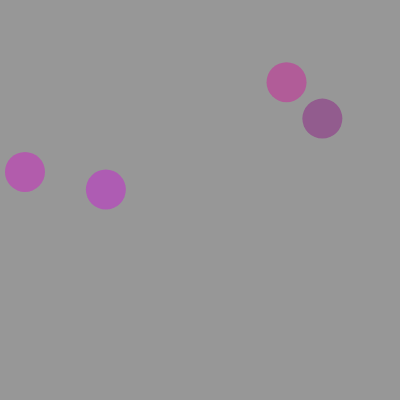
Frame 1 (no input)
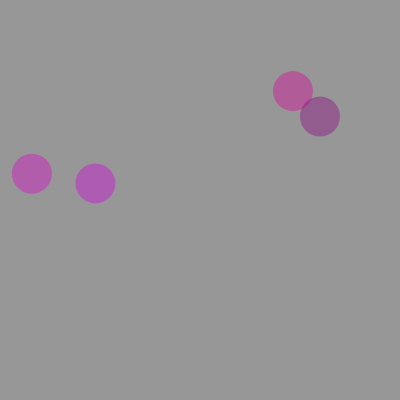
Frame 60 (no input)
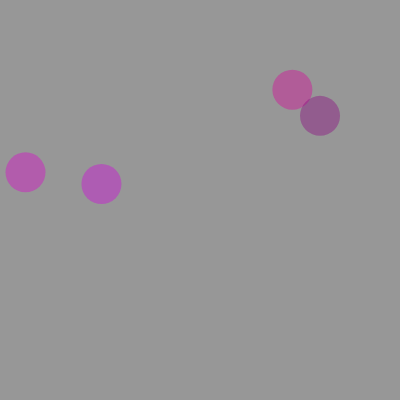
Frame 120 (the mouse pressed at the canvas centre since frame 60)

The p5.js sketch that drew these frames (run headless with seeded random() and noise() and a simulated clock; from frame 60 on, the mouse is pressed at the canvas centre):

// p5.js sketch
// ── sketch.js
let cells = [];

function setup() {
    createCanvas(400, 400);

    for (let i = 0; i < 4; i++) {
        cells.push(new Cell());
    }

}

function draw() {
    background(151);

    for (let cell of cells) {
        cell.update();
        cell.render();
    }
}

function mousePressed() {
    for (let i = cells.length-1; i >= 0; i--) {
        let cell = cells[i];
        if (cell.contains(mouseX, mouseY)) {
            cells.push(cell.mitosis());
            cells.push(cell.mitosis());
            cells.splice(i,1);
        }
    }
}
// ── cell.js
class Cell{
    constructor(pos, r, c) {
        this.pos = pos || createVector(random(width), random(height));
        this.r = r || 20;
        this.c = c || color(random(100,255), 0, random(100,255), 100);
    }

    update() {
        let vel = p5.Vector.random2D();
        this.pos.add(vel);
        this.pos.x = constrain(this.pos.x, 0, width);
        this.pos.y = constrain(this.pos.y, 0, height);
    }

    render() {
        noStroke();
        fill(this.c);
        ellipse(this.pos.x,this.pos.y, this.r*2, this.r*2);
    }

    contains(x, y) {
        return (pow(this.r,2) >= pow(this.pos.x-x,2 )+ pow(this.pos.y-y,2 ));
    }

    mitosis() {
        this.pos.x += random(-this.r, this.r)/2;
        this.pos.y += random(-this.r, this.r)/2;
        return new Cell(this.pos.copy(), this.r/sqrt(2), this.c);
    }
}
